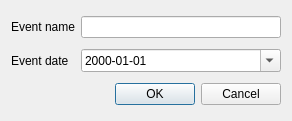
<?xml version="1.0" encoding="UTF-8"?>
<ui version="4.0">
 <class>NewEventDlg</class>
 <widget class="QDialog" name="NewEventDlg">
  <property name="geometry">
   <rect>
    <x>0</x>
    <y>0</y>
    <width>292</width>
    <height>121</height>
   </rect>
  </property>
  <property name="windowTitle">
   <string>New Event</string>
  </property>
  <layout class="QGridLayout" name="gridLayout">
   <item row="0" column="0">
    <widget class="QLabel" name="label">
     <property name="text">
      <string>Event name</string>
     </property>
    </widget>
   </item>
   <item row="0" column="1">
    <widget class="QLineEdit" name="leEventName"/>
   </item>
   <item row="1" column="0">
    <widget class="QLabel" name="label_2">
     <property name="text">
      <string>Event date</string>
     </property>
    </widget>
   </item>
   <item row="1" column="1">
    <widget class="QDateEdit" name="dateEdit">
     <property name="displayFormat">
      <string>yyyy-MM-dd</string>
     </property>
     <property name="calendarPopup">
      <bool>true</bool>
     </property>
    </widget>
   </item>
   <item row="2" column="0" colspan="2">
    <widget class="QDialogButtonBox" name="buttonBox">
     <property name="orientation">
      <enum>Qt::Horizontal</enum>
     </property>
     <property name="standardButtons">
      <set>QDialogButtonBox::Cancel|QDialogButtonBox::Ok</set>
     </property>
    </widget>
   </item>
  </layout>
 </widget>
 <resources/>
 <connections>
  <connection>
   <sender>buttonBox</sender>
   <signal>accepted()</signal>
   <receiver>NewEventDlg</receiver>
   <slot>accept()</slot>
   <hints>
    <hint type="sourcelabel">
     <x>248</x>
     <y>254</y>
    </hint>
    <hint type="destinationlabel">
     <x>157</x>
     <y>274</y>
    </hint>
   </hints>
  </connection>
  <connection>
   <sender>buttonBox</sender>
   <signal>rejected()</signal>
   <receiver>NewEventDlg</receiver>
   <slot>reject()</slot>
   <hints>
    <hint type="sourcelabel">
     <x>316</x>
     <y>260</y>
    </hint>
    <hint type="destinationlabel">
     <x>286</x>
     <y>274</y>
    </hint>
   </hints>
  </connection>
 </connections>
</ui>
